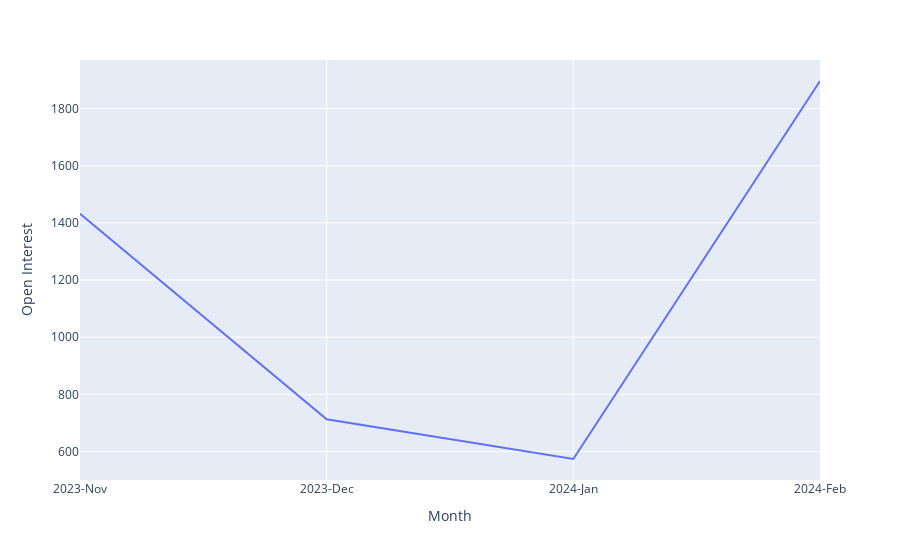

Notebook source saved alongside this figure:
### Markdown cell above
#### Paid premium and OI change in (%)

in last month change, we can see that OI increased and PP decreased at some strike price which means
put seller's(bullish) view is correct. the put seller, that's good news because it means your bullish outlook might be right, and you might not have to buy the stock at a higher price later on.

pp goes down means now its cheaper to buy option contract. When demand for options contracts decreases relative to their supply, the market price (premium) tends to decrease.

If both got increased then call buyer is given to the more weightage because he bough it at 200 and now it is at 216 , buyers are going to be happy.

### Code cell
#Trend analysis
#Line chart for monthly open interest

fig_OI= px.line(dax,x='Month',y='Open Interest')
fig_OI.show()

### Figure 1 — Plotly figure (JSON) as saved in the notebook; plotly's stock layout.template omitted (floating-point values rounded to 4 significant figures)
{"data": [{"hovertemplate": "Month=%{x}<br>Open Interest=%{y}<extra></extra>", "legendgroup": "", "line": {"color": "#636efa", "dash": "solid"}, "marker": {"symbol": "circle"}, "mode": "lines", "name": "", "orientation": "v", "showlegend": false, "type": "scatter", "x": ["2023-Nov", "2023-Dec", "2024-Jan", "2024-Feb"], "xaxis": "x", "y": [1432, 713, 574, 1896], "yaxis": "y"}], "layout": {"legend": {"tracegroupgap": 0}, "margin": {"t": 60}, "xaxis": {"anchor": "y", "domain": [0, 1], "title": {"text": "Month"}}, "yaxis": {"anchor": "x", "domain": [0, 1], "title": {"text": "Open Interest"}}}}
